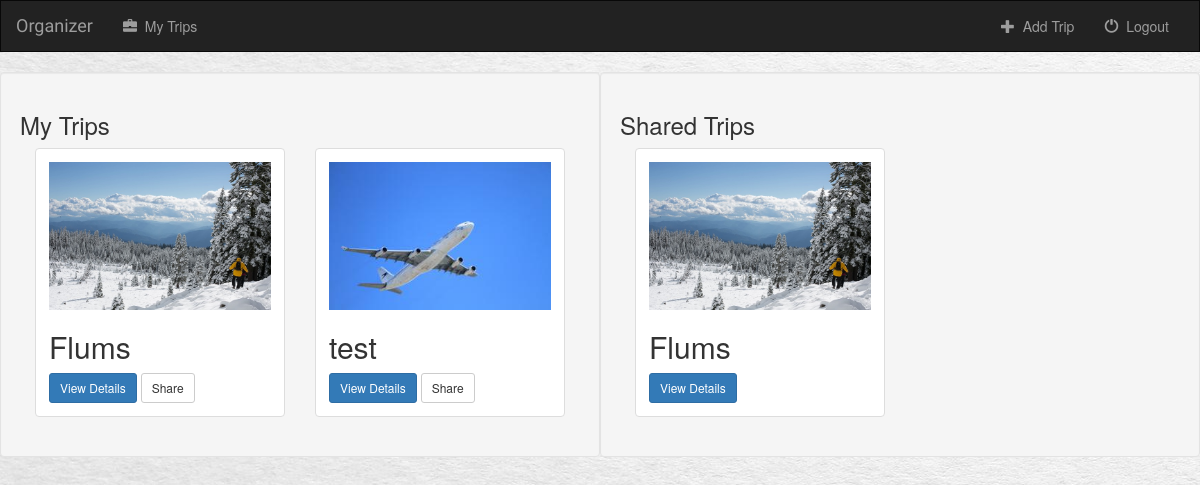
Screenshot of /organizer/ (signed in) with the database file from the repository.
### organizer/models.py (models this page shows, shortened)
class NewTrip(models.Model):
	user = models.ForeignKey(User, default=1)
	shared = models.BooleanField(default=False)
	destination = models.CharField(max_length=200)
	startDate = models.DateField(null=True, blank=True)
	endDate = models.DateField(null=True, blank=True)
	trip_picture = models.ImageField(null=True, blank=True)
	trip_type = models.ForeignKey(TripType, default=DEFAULT_TRIP_TYPE, on_delete=models.SET_DEFAULT, blank=True)

### organizer/views.py (the view)
def index(request):
	if not request.user.is_authenticated():
		all_shared_trips = NewTrip	.objects.filter(shared=True)
		return render(request, 'organizer/index.html', {'all_shared_trips': all_shared_trips})
	else:
		all_trips = Trip.objects.filter(user=request.user)
		all_shared_trips = NewTrip.objects.filter(shared=True)
		new_form_trips = NewTrip.objects.filter(user=request.user)
		loged_user = request.user
		return render(request, 'organizer/index.html', {'all_trips' : new_form_trips, 'all_shared_trips': all_shared_trips, 'loged_user': loged_user,})

### organizer/templates/organizer/index.html (shortened to what this page needs)
{% extends 'organizer/base.html'%}
{% load staticfiles %}
{% block body %}
	{% if not loged_user %}
		<div class="col-sm-6 well">
		<h3>Shared Trips</h3>
		{% for trip in all_shared_trips %}
			<div class="col-sm-12 col-md-6">
				<div class="thumbnail">
					<div class="caption">
						<a href="{% url 'organizer:detail' trip.id %}">
							{% if trip.trip_picture %}
                            <img src="{{ trip.trip_picture.url }}" class="img-responsive">
							{% else %}
							<img src="{% static 'organizer/image/ski.jpg' %}" class="img-responsive">
							{% endif %}
                        </a>
						<h2>{{ trip.destination }}</h2>
						<a href="{% url 'organizer:detail' trip.id %}" class="btn btn-primary btn-sm" role="button">View Details</a>
					</div>
				</div>
				{% cycle '' '' '' '' '' '<div class="clearfix visible-lg"></div>' %}
			</div>
		{% endfor %}
	{% else %}
			<div class="col-sm-6 well">
			{% if all_trips %}
				<h3>My Trips</h3>
				{% for trip in all_trips %}
					<div class="col-sm-12 col-md-6">
						<div class="thumbnail">
							<div class="caption">
							<a href="{% url 'organizer:detail' trip.id %}">
							{% if trip.trip_picture %}
                            <img src="{{ trip.trip_picture.url }}" class="img-responsive">
							{% else %}
							<img src="{% static 'organizer/image/ski.jpg' %}" class="img-responsive">
							{% endif %}
							</a>
								<h2>{{ trip.destination }}</h2>
								<a href="{% url 'organizer:detail' trip.id %}" class="btn btn-primary btn-sm" role="button">View Details</a>
								<a href="{% url 'organizer:share' trip.id %}" class="btn btn-default btn-sm btn-share" role="button">
									Share
								</a>
							</div>
						</div>
					</div>
				{% endfor %}
			{% else %}
				<h3> You Dont Have Any Trips Yet</h3>
			{% endif %}
			</div>
			<div class="col-sm-6 well">
				<h3>Shared Trips</h3>
				{% for trip in all_shared_trips %}
					<div class="col-sm-12 col-md-6">
						<div class="thumbnail">
							<div class="caption">
							<a href="{% url 'organizer:detail' trip.id %}">
							{% if trip.trip_picture %}
                            <img src="{{ trip.trip_picture.url }}" class="img-responsive">
							{% else %}
							<img src="{% static 'organizer/image/ski.jpg' %}" class="img-responsive">
							{% endif %}
							</a>
								<h2>{{ trip.destination }}</h2>
								<a href="{% url 'organizer:detail' trip.id %}" class="btn btn-primary btn-sm" role="button">View Details</a>
							</div>
						</div>
					</div>
				{% endfor %}
			</div>
		{% endif %}
{% endblock %}

### organizer/static/organizer/style.css (style rules this page uses)
body { background: white url("image/paper_background.jpg"); }

### rows the page displays
NewTrip: destination "Flums"
NewTrip: trip_picture (picture), destination "test"
